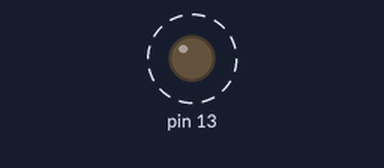
Simulated run of this sketch. Board: Arduino Uno, built with avr-gcc and run on an emulated ATmega328P. Parts: output pins drawn as LEDs (lit = HIGH). Dashed ring = blinking.

Above: at 0.7 s.
Timing chart, 0 to 3.0 s (numbered marks = the images above):
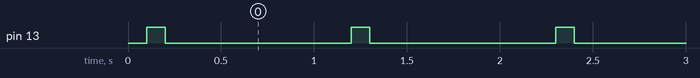

The sketch:

task-asimmetrico.ino
```cpp
void setup() {
  pinMode(13, OUTPUT);
}

unsigned long t1, dt;
int LED = LOW;
int tempo = 100;

void loop() {

  dt = millis() - t1;
  if (dt >= tempo) {
    t1 = millis();
    LED = !LED;
    digitalWrite(13, LED);

    if (LED) {
      tempo = 100;
    } else {
      tempo = 1000;
    }
  }

}

void rst() {
  asm volatile (" jmp 0");
}
```

Measured:
- by itself, pin 13: alternates HIGH for 0.10 s and LOW for 1.0 s
